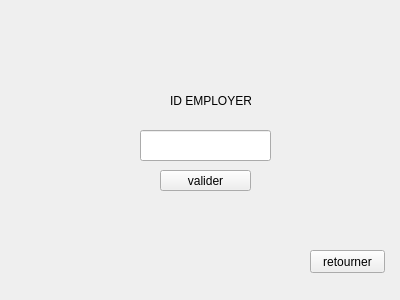
<?xml version="1.0" encoding="UTF-8"?>
<ui version="4.0">
 <class>promotion</class>
 <widget class="QWidget" name="promotion">
  <property name="geometry">
   <rect>
    <x>0</x>
    <y>0</y>
    <width>400</width>
    <height>300</height>
   </rect>
  </property>
  <property name="windowTitle">
   <string>Form</string>
  </property>
  <widget class="QLineEdit" name="lineEdit">
   <property name="geometry">
    <rect>
     <x>140</x>
     <y>130</y>
     <width>131</width>
     <height>31</height>
    </rect>
   </property>
  </widget>
  <widget class="QLabel" name="label">
   <property name="geometry">
    <rect>
     <x>170</x>
     <y>90</y>
     <width>81</width>
     <height>21</height>
    </rect>
   </property>
   <property name="text">
    <string>ID EMPLOYER</string>
   </property>
  </widget>
  <widget class="QPushButton" name="pushButton">
   <property name="geometry">
    <rect>
     <x>160</x>
     <y>170</y>
     <width>91</width>
     <height>21</height>
    </rect>
   </property>
   <property name="text">
    <string>valider</string>
   </property>
  </widget>
  <widget class="QPushButton" name="pushButton_2">
   <property name="geometry">
    <rect>
     <x>310</x>
     <y>250</y>
     <width>75</width>
     <height>23</height>
    </rect>
   </property>
   <property name="text">
    <string>retourner</string>
   </property>
  </widget>
 </widget>
 <resources/>
 <connections/>
</ui>
